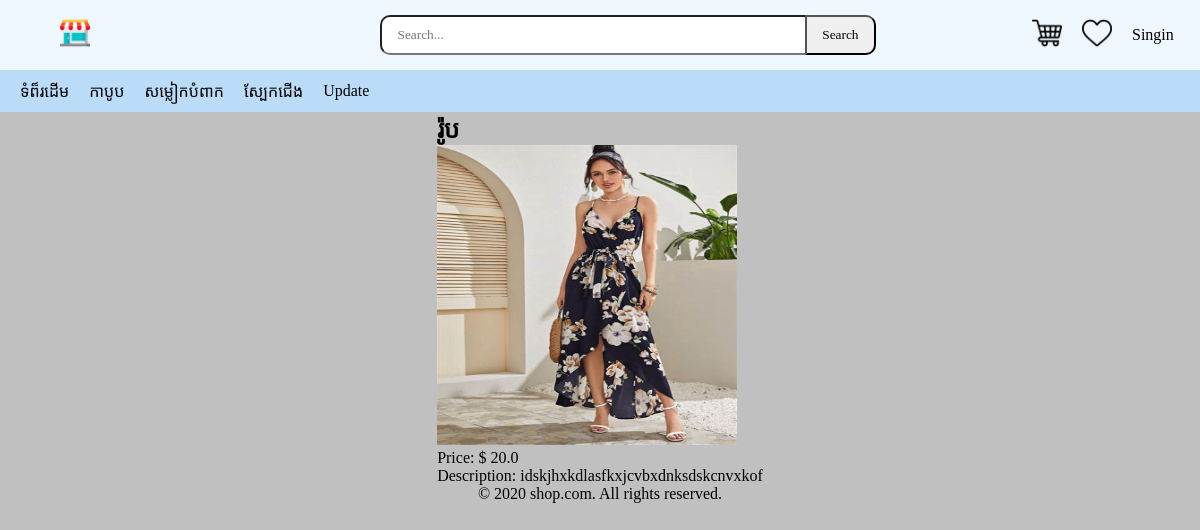
The page /shop/products/4 on the database its author committed.
### shop/models.py (models this page shows, shortened)
class Catagory(models.Model):
    name = models.CharField(max_length=255)

class product(models.Model):
    name = models.CharField(max_length=255)
    catagory = models.ForeignKey(Catagory, on_delete=models.CASCADE)
    price = models.FloatField()
    valume = models.CharField(max_length=10)
    disciptions = models.CharField(max_length=255)
    img = models.ImageField(upload_to='img/')

### shop/views.py (the view)
# urls.py: path('products/<int:id>', views.product_detail, name='product_detail'),
def product_detail(request,id):
    catagories = Catagory.objects.order_by('name')
    products = product.objects.get(id=id)
    return render(request,'shop/product_detail.html' ,{'product':products ,'catagories':catagories})

### shop/templates/shop/product_detail.html
{% extends "shop/index.html" %} {% block body %}
<div class="product">
  <h2>{{ product.name }}</h2>
  <img
    src="{{ product.img.url }}"
    alt="{{ product.name }}"
    width="300px"
    height="300px"
  />
  <p>Price: $ {{ product.price}}</p>
  <p>Description: {{ product.disciptions}}</p>
</div>
{% endblock %}

### shop/templates/shop/navs.html (shortened to what this page needs)
<!DOCTYPE html>
{% load static %}
<html lang="en">
  <head>
    <link rel="stylesheet" href="{% static 'css/navs.css' %}" />
  </head>
  <body>
    <a href="{% url 'home' %}" id="link">ទំព៏រដើម</a>
    {% for x in catagories %}
    <a href="{% url 'catagories' id=x.id %}">{{ x.name }}</a>
    {% endfor %}
    <a href="{% url 'update' %}">Update</a>
  </body>
</html>

### shop/static/css/style.css (style rules this page uses)
* { box-sizing: border-box; font-family: Khmer OS Battambang; margin: 0; padding: 0; }
body { background-color: rgba(132, 132, 132, 0.507); }

### shop/static/css/navs.css (style rules this page uses)
a { text-decoration: none; color: black; padding-left: 20px; }

### rows shown on the page
Catagory: name "កាបូប"
Catagory: name "សម្លៀកបំពាក"
Catagory: name "ស្បែកជើង"
product: name "រ៉ូប", img (picture), price "20.0", disciptions "idskjhxkdlasfkxjcvbxdnksdskcnvxkof"
